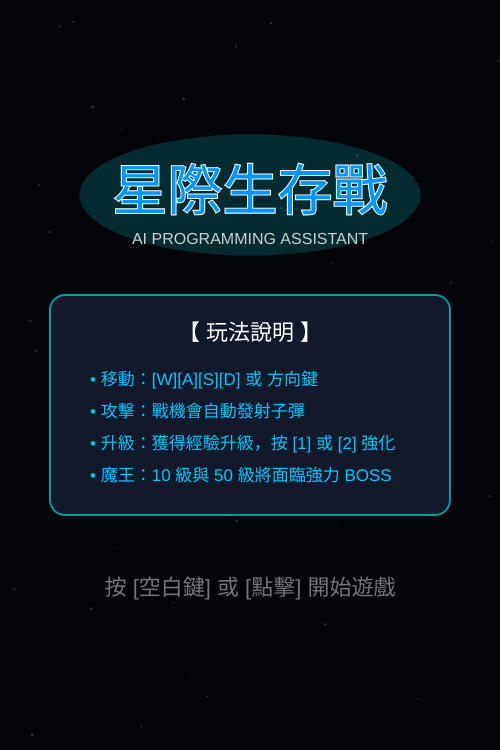
Frame 1 (no input)
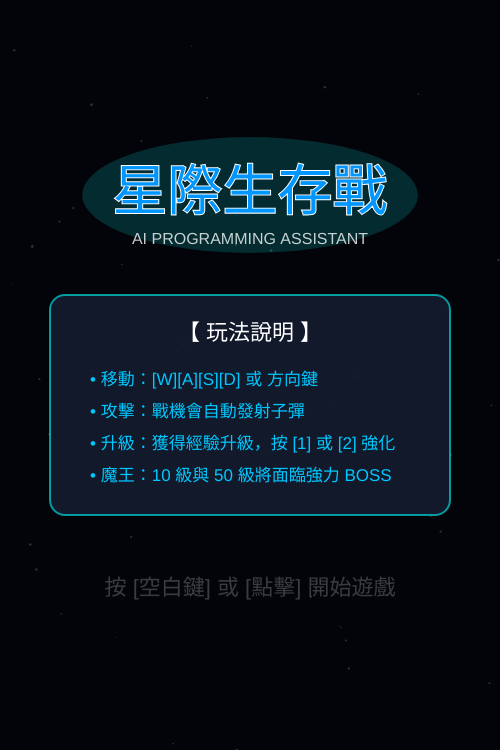
Frame 60 (no input)
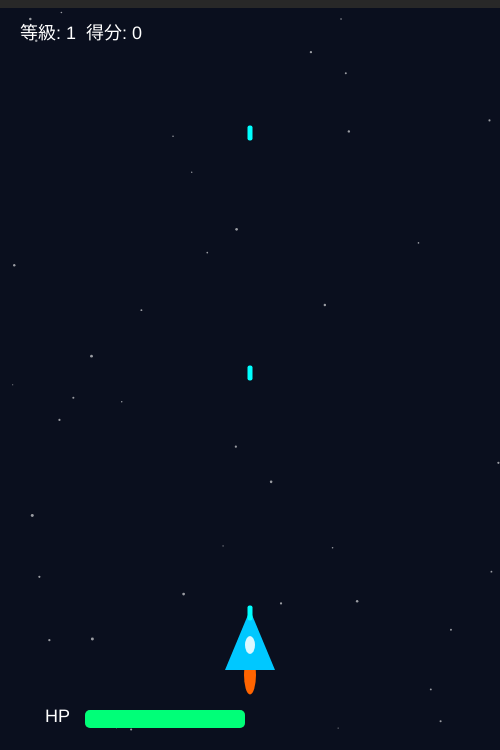
Frame 120 (the mouse pressed at the canvas centre since frame 60)

The p5.js sketch that drew these frames (run headless with seeded random() and noise() and a simulated clock; from frame 60 on, the mouse is pressed at the canvas centre):

// p5.js sketch
// ── sketch.js
/**
 * 飛機戰鬥射擊遊戲 - 最終作業繳交版
 * 特色：Roguelike 升級、固定彈幕 BOSS、霓虹 UI、完整操作說明
 */

let player;
let enemies = [];
let bullets = [];      
let enemyBullets = []; 
let particles = [];
let gameState = "START"; // START, PLAY, LEVEL_UP, GAME_OVER
let score = 0, level = 1, exp = 0, nextLevelExp = 50;
let flashRed = 0; 

// --- 玩家屬性 ---
let shootSpeed = 20; 
let sideGuns = false;
let moveSpeed = 5;
let currentOptions = [];
const allUpgrades = ["火力加強(射速)", "側翼機炮(範圍)", "引擎過載(速度)", "維修(回復HP)"];

function setup() {
  createCanvas(500, 750);
  resetGameParams();
  // 背景星空粒子
  for (let i = 0; i < 40; i++) {
    particles.push({ x: random(width), y: random(height), s: random(1, 3) });
  }
}

function draw() {
  background(10, 15, 30);
  
  if (flashRed > 0) { background(100, 0, 0); flashRed--; }
  drawSpace();

  // 遊戲狀態切換
  if (gameState === "START") {
    showStartScreen();
  } else if (gameState === "PLAY") {
    handleInput();
    runGame();
    drawUI();
  } else if (gameState === "LEVEL_UP") {
    showUpgradeMenu();
  } else if (gameState === "GAME_OVER") {
    showGameOver();
  }
}

// --- 1. 介面模組 (封面、說明、升級、結束) ---

function showStartScreen() {
  fill(0, 180); rect(0, 0, width, height);
  push();
  textAlign(CENTER, CENTER);
  translate(width/2, height/2 - 180);
  let glow = sin(frameCount * 0.1) * 15 + 20;
  noStroke();
  fill(0, 255, 255, 40);
  ellipse(0, 0, 320 + glow, 100 + glow);
  stroke(255); strokeWeight(2); fill(0, 150, 255); textSize(55);
  text("星際生存戰", 0, 0);
  noStroke(); fill(255, 200); textSize(16);
  text("AI PROGRAMMING ASSISTANT", 0, 45);
  pop();

  showHowToPlay();

  push();
  textAlign(CENTER);
  fill(255, 255, 255, sin(frameCount * 0.1) * 155 + 100);
  textSize(22);
  text("按 [空白鍵] 或 [點擊] 開始遊戲", width/2, height/2 + 220);
  pop();
}

function showHowToPlay() {
  push();
  translate(width/2, height/2 + 30);
  rectMode(CENTER);
  fill(20, 30, 50, 210); stroke(0, 255, 255, 150); strokeWeight(2);
  rect(0, 0, 400, 220, 15);
  noStroke(); fill(255); textAlign(CENTER); textSize(22);
  text("【 玩法說明 】", 0, -65);
  textAlign(LEFT); textSize(17); fill(0, 200, 255);
  let th = 32;
  text("• 移動：[W][A][S][D] 或 方向鍵", -160, -20);
  text("• 攻擊：戰機會自動發射子彈", -160, -20 + th);
  text("• 升級：獲得經驗升級，按 [1] 或 [2] 強化", -160, -20 + th*2);
  text("• 魔王：10 級與 50 級將面臨強力 BOSS", -160, -20 + th*3);
  pop();
}

function showUpgradeMenu() {
  fill(0, 220); rectMode(CORNER); rect(0, 0, width, height);
  fill(255); textAlign(CENTER, CENTER); textSize(40);
  text("LEVEL UP!", width / 2, height / 2 - 130);
  
  // 修正後的對齊按鈕
  rectMode(CENTER);
  for (let i = 0; i < currentOptions.length; i++) {
    fill(0, 120, 255); stroke(255); strokeWeight(2);
    rect(width / 2, height / 2 + i * 90, 320, 65, 15);
    noStroke(); fill(255); textSize(22);
    text(currentOptions[i] + ` (按 ${i + 1})`, width / 2, height / 2 + i * 90);
  }
}

function showGameOver() {
  fill(0, 220); rectMode(CORNER); rect(0, 0, width, height);
  fill(255, 0, 0); textAlign(CENTER, CENTER); textSize(50);
  text("MISSION FAILED", width / 2, height / 2 - 30);
  fill(255); textSize(24);
  text("SCORE: " + score, width / 2, height / 2 + 40);
  text("按 [空白鍵] 重啟戰機", width / 2, height / 2 + 90);
}

// --- 2. 遊戲核心邏輯 ---

function runGame() {
  drawPlayer(player.x, player.y);

  // 自動射擊
  if (frameCount % shootSpeed == 0) {
    bullets.push({ x: player.x, y: player.y - 25 });
    if (sideGuns) {
      bullets.push({ x: player.x - 30, y: player.y });
      bullets.push({ x: player.x + 30, y: player.y });
    }
  }

  // 處理玩家子彈
  for (let i = bullets.length - 1; i >= 0; i--) {
    let b = bullets[i]; b.y -= 12;
    fill(0, 255, 255); rectMode(CENTER); rect(b.x, b.y, 5, 15, 2);
    if (b.y < -20) bullets.splice(i, 1);
  }

  // 處理敵方彈幕
  for (let i = enemyBullets.length - 1; i >= 0; i--) {
    let eb = enemyBullets[i]; eb.x += eb.vx; eb.y += eb.vy;
    fill(255, 255, 0); noStroke(); ellipse(eb.x, eb.y, 10);
    if (dist(eb.x, eb.y, player.x, player.y) < 20) {
      player.hp -= 5; flashRed = 3; enemyBullets.splice(i, 1);
      if (player.hp <= 0) gameState = "GAME_OVER";
    }
    if (eb.y > height || eb.y < -100) enemyBullets.splice(i, 1);
  }

  // 敵人生成 (BOSS 存在時停止生成小怪)
  let hasBoss = enemies.some(e => e.isBoss);
  if (frameCount % 45 == 0 && !hasBoss) generateEnemy();

  // 敵人行為
  for (let i = enemies.length - 1; i >= 0; i--) {
    let e = enemies[i];
    if (e.isBoss) {
      if (e.y < 150) e.y += 2; // BOSS 入場位置
      if (frameCount % e.fireRate == 0) bossFire(e);
    } else e.y += e.speed;
    drawEnemy(e);

    // 碰撞玩家
    if (dist(player.x, player.y, e.x, e.y) < e.size/2 + 20) {
      player.hp -= 20; flashRed = 5;
      if (!e.isBoss) enemies.splice(i, 1);
      if (player.hp <= 0) gameState = "GAME_OVER";
      continue;
    }

    // 子彈擊中敵人
    for (let j = bullets.length - 1; j >= 0; j--) {
      if (dist(bullets[j].x, bullets[j].y, e.x, e.y) < e.size/2 + 10) {
        e.hp -= 1; bullets.splice(j, 1);
        if (e.hp <= 0) { gainExp(e.expValue); score += e.scoreValue; enemies.splice(i, 1); }
        break;
      }
    }
    if (e.y > height + 200) enemies.splice(i, 1);
  }
}

// --- 3. 實體定義與繪圖 ---

function generateEnemy() {
  let type = "NORMAL", hpMult = 1 + (level * 0.2), isBoss = false;
  if (level % 50 === 0) { type = "ULTIMATE"; isBoss = true; }
  else if (level % 10 === 0) { type = "BOSS"; isBoss = true; }
  else if (level % 5 === 0) type = "ELITE";

  let e = { x: isBoss ? width/2 : random(50, width-50), y: -100, type: type, isBoss: isBoss,
            speed: (type === "ELITE") ? 5.5 : 2.5, size: 40, hp: 1 * hpMult,
            expValue: 20, scoreValue: 10, fireRate: 60 };

  if (type === "ELITE") { e.hp *= 7; e.size = 55; e.expValue = 70; }
  if (type === "BOSS") { e.hp *= 45; e.size = 130; e.expValue = 500; e.fireRate = 42; }
  if (type === "ULTIMATE") { e.hp *= 220; e.size = 230; e.expValue = 4000; e.fireRate = 22; }
  e.maxHp = e.hp; enemies.push(e);
}

function bossFire(e) {
  let count = (e.type === "ULTIMATE") ? 20 : 10;
  for (let i = 0; i < count; i++) {
    let angle = TWO_PI / count * i + (frameCount * 0.04);
    enemyBullets.push({ x: e.x, y: e.y, vx: cos(angle) * 4.5, vy: sin(angle) * 4.5 });
  }
}

function drawPlayer(x, y) {
  push(); translate(x, y);
  fill(255, 100, 0); ellipse(0, 25, 12, random(20, 40)); // 噴火
  fill(0, 200, 255); triangle(0, -40, -25, 20, 25, 20); // 機身
  fill(255, 220); ellipse(0, -5, 10, 18); // 艙蓋
  pop();
}

function drawEnemy(e) {
  push(); translate(e.x, e.y);
  if (e.type === "ELITE") fill(255, 215, 0); 
  else if (e.type === "BOSS") fill(180, 0, 255); 
  else if (e.type === "ULTIMATE") fill(255, 0, 0, sin(frameCount*0.4)*100+155); 
  else fill(200, 50, 50);
  triangle(0, e.size/2, -e.size/2, -e.size/2, e.size/2, -e.size/2);
  
  // 敵人血條
  rectMode(CENTER); fill(50); rect(0, -e.size/2 - 20, e.size, 8);
  rectMode(CORNER); fill(255, 0, 0); 
  rect(-e.size/2, -e.size/2 - 24, map(max(0, e.hp), 0, e.maxHp, 0, e.size), 8);
  pop();
}

// --- 4. 系統控制 ---

function keyPressed() {
  if (gameState === "START" && key === ' ') gameState = "PLAY";
  if (gameState === "LEVEL_UP") {
    if (key === '1') applyUpgrade(currentOptions[0]);
    if (key === '2' && currentOptions.length > 1) applyUpgrade(currentOptions[1]);
  }
  if (gameState === "GAME_OVER" && key === ' ') resetGame();
}

function mousePressed() { if (gameState === "START") gameState = "PLAY"; }

function handleInput() {
  if (keyIsDown(65) || keyIsDown(LEFT_ARROW)) player.x -= moveSpeed;
  if (keyIsDown(68) || keyIsDown(RIGHT_ARROW)) player.x += moveSpeed;
  if (keyIsDown(87) || keyIsDown(UP_ARROW)) player.y -= moveSpeed;
  if (keyIsDown(83) || keyIsDown(DOWN_ARROW)) player.y += moveSpeed;
  player.x = constrain(player.x, 30, width - 30);
  player.y = constrain(player.y, 30, height - 30);
}

function applyUpgrade(choice) {
  if (choice.includes("射速")) shootSpeed = max(6, shootSpeed - 4);
  if (choice.includes("側翼")) sideGuns = true;
  if (choice.includes("速度")) moveSpeed += 1.5;
  if (choice.includes("維修")) player.hp = min(player.maxHp, player.hp + 50);
  exp = 0; nextLevelExp += 60; level++; gameState = "PLAY";
}

function gainExp(amt) {
  exp += amt;
  if (exp >= nextLevelExp) {
    gameState = "LEVEL_UP";
    currentOptions = shuffle(allUpgrades).slice(0, 2);
  }
}

function resetGame() {
  resetGameParams(); score = 0; level = 1; shootSpeed = 20; sideGuns = false; moveSpeed = 5;
  gameState = "PLAY";
}

function resetGameParams() {
  player = { x: width/2, y: height-100, hp: 100, maxHp: 100 };
  enemies = []; bullets = []; enemyBullets = []; exp = 0; nextLevelExp = 50;
}

function drawSpace() {
  fill(255, 150); noStroke();
  for (let p of particles) { ellipse(p.x, p.y, p.s); p.y += p.s * 1.5; if (p.y > height) p.y = 0; }
}

function drawUI() {
  rectMode(CORNER); fill(255); textAlign(LEFT, TOP); textSize(18);
  text(`等級: ${level}  得分: ${score}`, 20, 25);
  // 頂部經驗條
  fill(40); rect(0, 0, width, 8);
  fill(0, 200, 255); rect(0, 0, map(exp, 0, nextLevelExp, 0, width), 8);
  // 底部 HP 條
  fill(50); rect(85, height-40, 160, 18, 5);
  fill(0, 255, 120); rect(85, height-40, map(max(0, player.hp), 0, player.maxHp, 0, 160), 18, 5);
  fill(255); text("HP", 45, height-42);
}

function shuffle(array) { return array.sort(() => Math.random() - 0.5); }


// ── style.css
html, body {
  margin: 0;
  padding: 0;
  height: 100%;
}

body {
  display: flex;
  justify-content: center; /* 水平置中 */
  align-items: center;     /* 垂直置中 */
  background-color: #222;  /* 讓網頁背景跟遊戲背景接近，才不會太突兀 */
}

canvas {
  display: block;          /* 移除畫布下方的微小間隙 */
}
